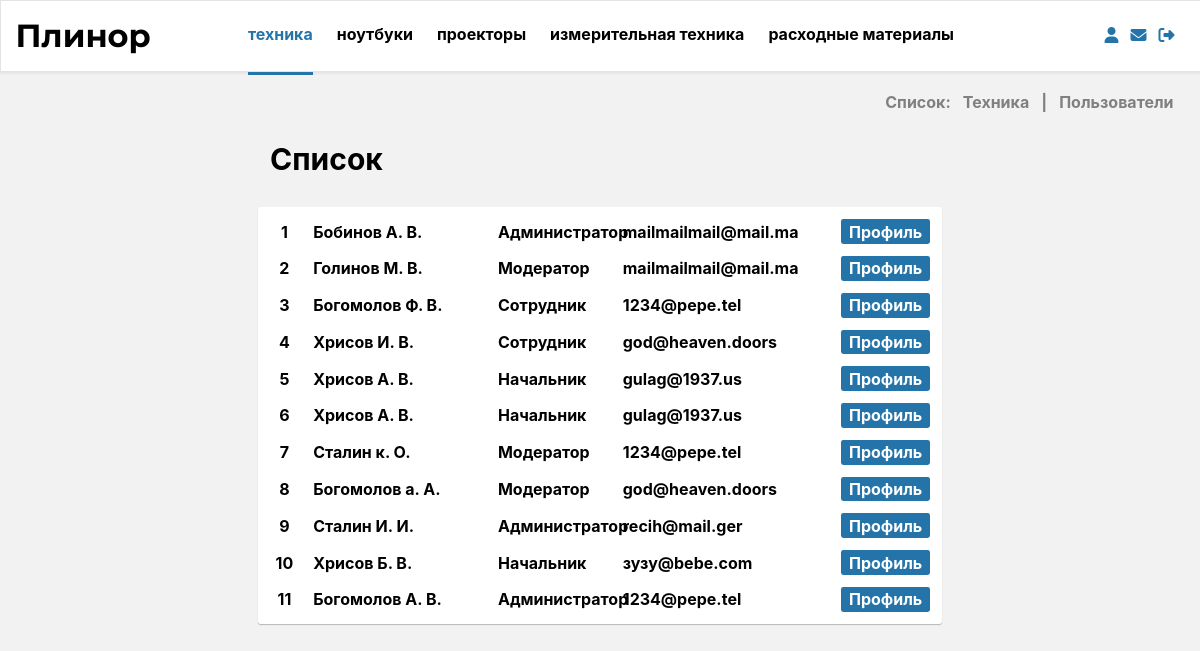
/list/user (signed in), run on the app's committed database.
### tables this page shows
CREATE TABLE `users` (
  `id` int(11) NOT NULL,
  `login` text,
  `password` text,
  `r_name` text,
  `r_surname` text,
  `r_secname` text,
  `email` text,
  `mode` int(11) DEFAULT NULL,
  `avatar` text
);

### bizz/view/view_form.php (called while the page is built)
<?php
include "bizz/view/view_hat.php";
include "bizz/view/view_menu.php";
include "bizz/view/$content_view";

### bizz/core/view.php (called while the page is built)
<?php
class View
{
    function generate($content_view, $template_view, $data = null)
    {
        include 'bizz/view/'.$template_view;
    }
}

### bizz/controler/controller_list.php (called while the page is built, shortened)
<?php
class Controller_List extends Controller
{
    var $model_list = NULL;
    public function __construct($way)
    {
        $this->model_list = new Model_list();
    }
    function action_user(){
        $page="user";
        $table="users";
        $this->action_index($table,$page);
    }
    function action_index($table,$page)
    {
        $option = 'list';
        $data['data']=$this->model_list->take_data($table,"");
        $data['page']=$page;
        $data['option']=$option;
        $this->view->generate('view_listadd.php', 'view_form.php', $data);
    }
}

### bizz/bootstrap.php (called while the page is built, shortened)
<?php
require_once 'core/model.php';
require_once 'core/view.php';
Route::start($routes);

### index.php (called while the page is built, shortened)
<?php
$routes = explode('/', $_SERVER['SERVER_NAME'].$_SERVER['REQUEST_URI']);
require_once 'bizz/bootstrap.php';

### bizz/core/model.php (called while the page is built, shortened)
<?php
class Model
{
    function __construct()
    {
        $this->db = new MySQL("localhost", "root","root","plinor");
    }
}

### bizz/core/MySQL.php (called while the page is built)
<?php
class MySQL extends mysqli
{
    public static $request=array();
    public  function query($req,$resultmode = MYSQLI_STORE_RESULT){
        array_unshift(self::$request,$req);
        return parent::query($req);
    }
}

### bizz/model/model_list.php (called while the page is built, shortened)
<?php
class Model_list extends Model
{
    public function take_data($table,$where)
    {
        $data=$this->db->query("SELECT * FROM $table $where");
        $row=array();
        while($row[]=mysqli_fetch_row($data));
        $data=array_pop($row);
        return $row;
    }
}

### bizz/view/view_list.php (the view, shortened to what this page needs)
<article class="list_content">
    <?php
    $counter=0;
    foreach ($data['data'] as $value):
        $counter++;
    if ($data['page']=='user'):?>
    <div class="list_point">
        <div class="list_number list_slot"><?php echo $counter;?></div>
        <div class="list_fio list_slot"><?php echo "$value[4] ".mb_substr($value[3], 0, 1).". ".mb_substr($value[5], 0, 1)."."?></div>
        <div class="list_status list_slot"><?php
            switch($value[7]){
                case 1: echo "Сотрудник";break;
                case 3: echo "Начальник";break;
                case 4: echo "Модератор";break;
                case 5: echo "Администратор";break;
            }
            ?></div>
        <div class="list_mail list_slot"><?php echo $value[6];?></div>
        <a href="/plinor/cabinet/view/<?php echo$value[0]?>"><div class="list_slot list_profile">Профиль</div></a>
    </div>
    <?php else:?>
    <?php
    endif;
    endforeach;?>
</article>

### css/landing.css (style rules this page uses)
html { height: 100%; margin: 0; padding: 0; }
article { margin: 0 auto; margin-top: 70px; position: relative; width: 65vw; padding: 0.5vw 1vw; display: flex; flex-direction: column; font-family: -apple-system, BlinkMacSystemFont, "Segoe UI", Roboto, "Helvetica Neue", Arial, "Noto Sans", serif; height: 100%; }
article div { margin: 0.5vw 0vw 0 0; }
a { font-weight: 700; text-decoration: none; color: black; }

### css/menu.css (style rules this page uses)
body { font-family: PF Regal, PF Regal Text Pro, Georgia, serif; margin: 0 0; background: rgb(242, 242, 242); overflow-x: hidden; }

### css/list.css (style rules this page uses)
.list_content { display: flex; align-items: center; justify-content: center; flex-direction: column; width: 55vw; background: white; margin-top: 0vw; border-radius: 0.2vw; position: relative; font-size: 16px; font-weight: bold; font-family: -apple-system, BlinkMacSystemFont, "Segoe UI", Roboto, "Helvetica Neue", Arial, "Noto Sans", serif; text-decoration: none; box-shadow: 0px 1px 1px rgba(0, 0, 0, 0.25); }
.list_point { flex-direction: row; margin: 0.5vw 0.2vw; width: 100%; text-align: left; }
.list_slot { margin: 0; float: left; padding: 0.2vw 0.2vw; }
.list_profile { width: 7vw; background: #2574A9; float: right; color: white; border-radius: 0.2vw; text-align: center; }
.list_number { width: 2vw; margin-right: 1vw; text-align: center; }
.list_fio { width: 15vw; }
.list_status { width: 10vw; }
.list_mail { width: 12vw; }

### data on the page
users: r_surname "Бобинов", r_name "А", r_secname "В", mode "Администратор", email "mailmailmail@mail.ma"
users: r_surname "Голинов", r_name "М", r_secname "В", mode "Модератор", email "mailmailmail@mail.ma"
users: r_surname "Богомолов", r_name "Ф", r_secname "В", mode "Сотрудник", email "1234@pepe.tel"
users: r_surname "Хрисов", r_name "И", r_secname "В", mode "Сотрудник", email "god@heaven.doors"
users: r_surname "Хрисов", r_name "А", r_secname "В", mode "Начальник", email "gulag@1937.us"
users: r_surname "Хрисов", r_name "А", r_secname "В", mode "Начальник", email "gulag@1937.us"
users: r_surname "Сталин", r_name "к", r_secname "О", mode "Модератор", email "1234@pepe.tel"
users: r_surname "Богомолов", r_name "а", r_secname "А", mode "Модератор", email "god@heaven.doors"
users: r_surname "Сталин", r_name "И", r_secname "И", mode "Администратор", email "recih@mail.ger"
users: r_surname "Хрисов", r_name "Б", r_secname "В", mode "Начальник", email "зузу@bebe.com"
users: r_surname "Богомолов", r_name "А", r_secname "В", mode "Администратор", email "1234@pepe.tel"
